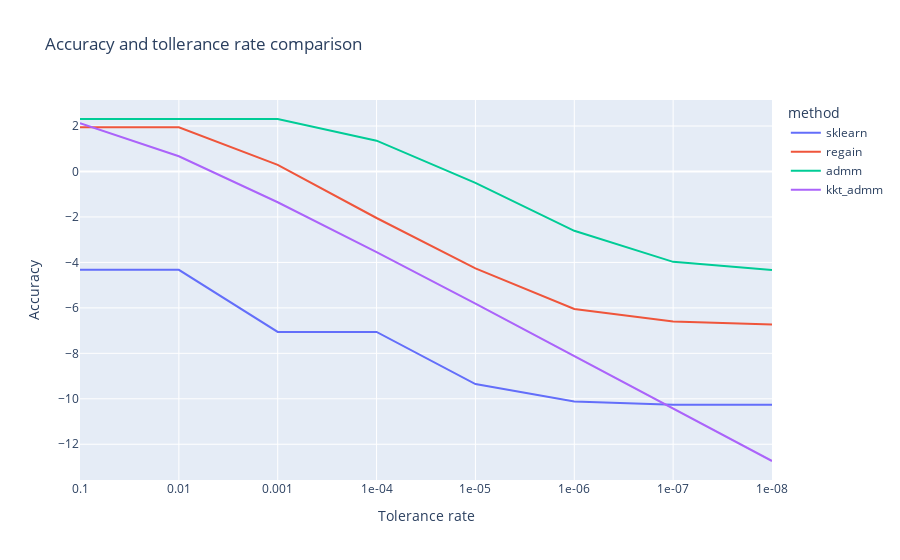

The code cell stored with this chart in its notebook:
### Code cell
fig = px.line(df, x="str_tol", y="accuracy", color= "method",
              labels={
                     "str_tol": "Tolerance rate",
                     "accuracy": "Accuracy",
                     "method": "method"
                 },
              title='Accuracy and tollerance rate comparison')
fig.show()

### Figure 1 — Plotly figure (JSON) as saved in the notebook; plotly's stock layout.template omitted (floating-point values rounded to 4 significant figures)
{"data": [{"hovertemplate": "method=sklearn<br>Tolerance rate=%{x}<br>Accuracy=%{y}<extra></extra>", "legendgroup": "sklearn", "line": {"color": "#636efa", "dash": "solid"}, "mode": "lines", "name": "sklearn", "orientation": "v", "showlegend": true, "type": "scatter", "x": ["0.1", "0.01", "0.001", "1e-04", "1e-05", "1e-06", "1e-07", "1e-08"], "xaxis": "x", "y": [-4.328, -4.328, -7.057, -7.057, -9.35, -10.12, -10.27, -10.27], "yaxis": "y"}, {"hovertemplate": "method=regain<br>Tolerance rate=%{x}<br>Accuracy=%{y}<extra></extra>", "legendgroup": "regain", "line": {"color": "#EF553B", "dash": "solid"}, "mode": "lines", "name": "regain", "orientation": "v", "showlegend": true, "type": "scatter", "x": ["0.1", "0.01", "0.001", "1e-04", "1e-05", "1e-06", "1e-07", "1e-08"], "xaxis": "x", "y": [1.949, 1.949, 0.2945, -2.045, -4.26, -6.048, -6.597, -6.734], "yaxis": "y"}, {"hovertemplate": "method=admm<br>Tolerance rate=%{x}<br>Accuracy=%{y}<extra></extra>", "legendgroup": "admm", "line": {"color": "#00cc96", "dash": "solid"}, "mode": "lines", "name": "admm", "orientation": "v", "showlegend": true, "type": "scatter", "x": ["0.1", "0.01", "0.001", "1e-04", "1e-05", "1e-06", "1e-07", "1e-08"], "xaxis": "x", "y": [2.31, 2.31, 2.31, 1.355, -0.5037, -2.61, -3.976, -4.332], "yaxis": "y"}, {"hovertemplate": "method=kkt_admm<br>Tolerance rate=%{x}<br>Accuracy=%{y}<extra></extra>", "legendgroup": "kkt_admm", "line": {"color": "#ab63fa", "dash": "solid"}, "mode": "lines", "name": "kkt_admm", "orientation": "v", "showlegend": true, "type": "scatter", "x": ["0.1", "0.01", "0.001", "1e-04", "1e-05", "1e-06", "1e-07", "1e-08"], "xaxis": "x", "y": [2.129, 0.6694, -1.353, -3.547, -5.817, -8.134, -10.44, -12.74], "yaxis": "y"}], "layout": {"legend": {"title": {"text": "method"}, "tracegroupgap": 0}, "title": {"text": "Accuracy and tollerance rate comparison"}, "xaxis": {"anchor": "y", "domain": [0, 1], "title": {"text": "Tolerance rate"}}, "yaxis": {"anchor": "x", "domain": [0, 1], "title": {"text": "Accuracy"}}}}
